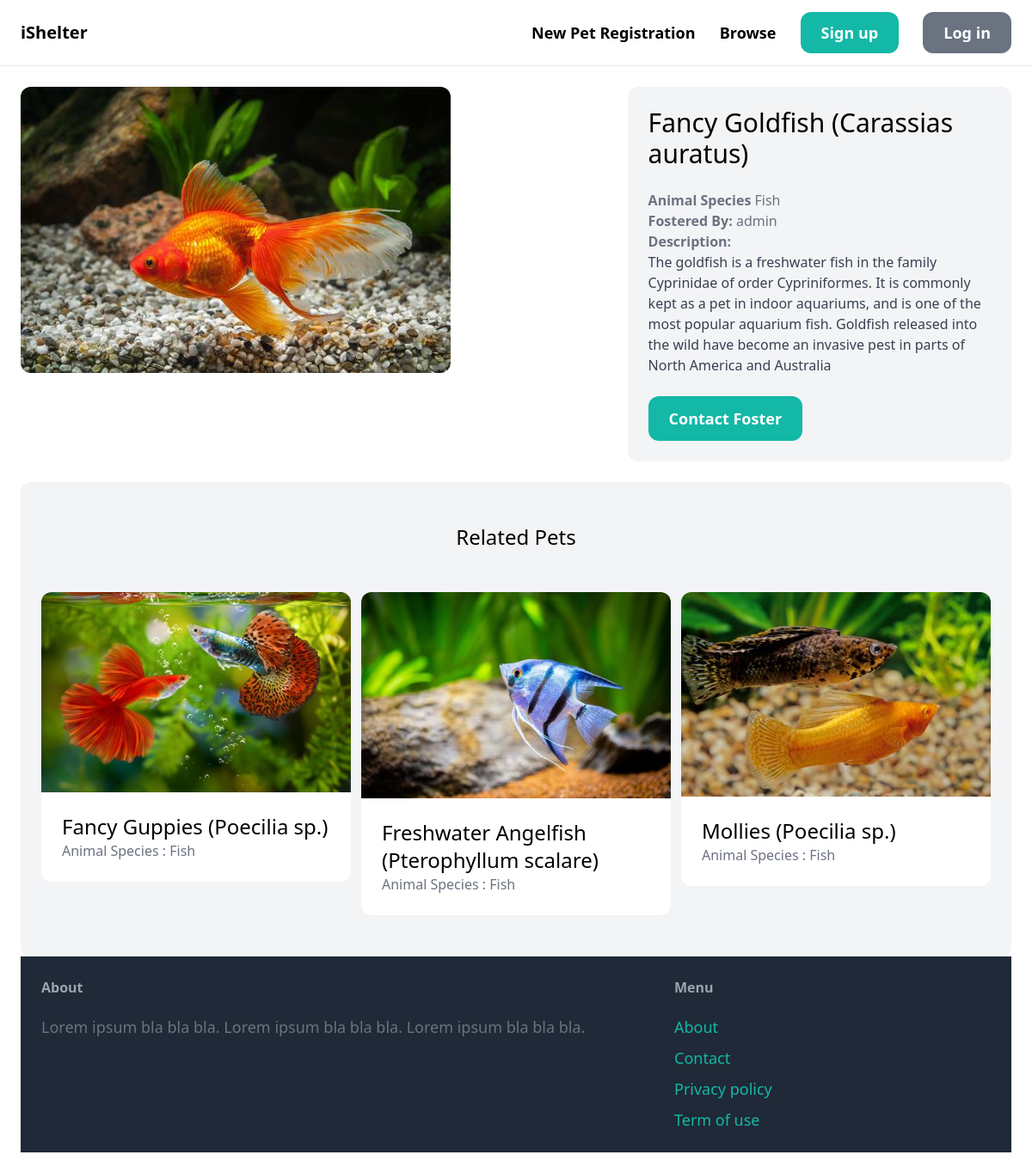
Page /items/33/ on the committed database.
### item/models.py (models this page shows, shortened)
class Item(models.Model):
    category = models.ForeignKey(Category, related_name='items', on_delete=models.CASCADE)
    name = models.CharField(max_length=255)
    description = models.TextField(blank=True, null=True)
    image = models.ImageField(upload_to='item_images', blank=True, null=True)
    is_adopt = models.BooleanField(default=False)
    fostered_by = models.ForeignKey(User, related_name='items',null=True, on_delete=models.CASCADE)
    fostered_at = models.DateTimeField(auto_now_add=True)
    class Meta:
            ordering = ('name',)
            verbose_name_plural = 'Items'

class Category(models.Model):
    name = models.CharField(max_length=255)
    class Meta:
            ordering = ('name',)
            verbose_name_plural = 'Categories'
    def __str__(self):
        return self.name

### item/views.py (the view)
# urls.py: path('<int:pk>/', views.detail, name='detail'),
def detail(request, pk):
    item = get_object_or_404(Item, pk=pk)
    related_items = Item.objects.filter(category=item.category, is_adopt=False).exclude(pk=pk)[0:3]
    return render(request, 'item/detail.html', {
        'item': item,
        'related_items': related_items
    })

### item/templates/item/detail.html (shortened to what this page needs)
{% extends 'core/base.html' %}
{% block content %}
<div class="grid grid-cols-5 gap-6">
    <div class="col-span-3">
        <img src="{{ item.image.url }}" class="rounded-xl">
    </div>
    <div class="col-span-2 p-6 bg-gray-100 rounded-xl">
        <h1 class="mb-6 text-3xl">{{ item.name }}</h1>
        <p class="text-gray-500"><strong>Animal Species </strong>{{ item.category }}</p>
        <p class="text-gray-500"><strong>Fostered By: </strong>{{ item.fostered_by.username }}</p>
        {% if item.description %}
        <p class="text-gray-700">
            <strong class="text-gray-500">Description:</strong><br>
            {{ item.description }}
        </p>
        {% endif %}
        {% if request.user == item.fostered_by %}
            <div class="mt-6 p-6 bg-white rounded-xl">
                <p>This is your Pet!</p>
                <a href="{% url 'item:delete' item.id %}" class="inline-block mt-6 px-6 py-3 text-lg font-semibold bg-teal-500 text-white rounded-xl">Guardian Till You Find a Home <3 </a>
            </div>
        {% else %}
            <a href="{% url 'conversation:new' item.id %}" class="inline-block mt-6 px-6 py-3 text-lg font-semibold bg-teal-500 text-white rounded-xl hover:bg-teal-700">Contact Foster</a>
        {% endif %}
    </div>
</div>
<div class="mt-6 px-6 py-12 bg-gray-100 rounded-xl">
    <h2 class="mb-12 text-2xl text-center">Related Pets</h2>
    <div class="grid grid-cols-3 gap-3">
        {% for item in related_items %}
            <div>
                <a href="{% url 'item:detail' item.id %}">
                    <div>
                        <img src="{{ item.image.url }}" class="rounded-t-xl">
                    </div>
                    <div class="p-6 bg-white rounded-b-xl">
                        <h2 class="text-2xl">{{ item.name }}</h2>
                        <p class="text-gray-500">Animal Species : {{ item.category }}</p>
                    </div>
                </a>
            </div>
        {% endfor %}
    </div>
{% endblock %}

### core/templates/core/base.html (shortened to what this page needs)
<!doctype html>
<html>
    <head>
        <script src="https://cdn.tailwindcss.com"></script>
    </head>
    <body>
        <nav class="py-6 px-6 flex justify-between items-center border-b border-gray-200">
            <a href="/" class="text-xl font-semibold">iShelter</a>
            <div class="space-x-6">
                <a href="{% url 'item:new' %}" class="text-lg font-semibold hover:text-gray-500">New Pet Registration</a>
                <a href="{% url 'item:items' %}" class="text-lg font-semibold hover:text-gray-500">Browse</a>
                {% if request.user.is_authenticated %}
                    <a href="{% url 'conversation:inbox' %}" class="px-6 py-3 text-lg font-semibold bg-teal-500 text-white rounded-xl hover:bg-teal-700">Inbox</a>
                    <a href="{% url 'dashboard:index' %}" class="px-6 py-3 text-lg font-semibold bg-gray-500 text-white rounded-xl hover:bg-gray-700">Dashboard</a>
                {% else %}
                    <a href="{% url 'core:signup' %}" class="px-6 py-3 text-lg font-semibold bg-teal-500 text-white rounded-xl hover:bg-teal-700">Sign up</a>
                    <a href="{% url 'core:login' %}" class="px-6 py-3 text-lg font-semibold bg-gray-500 text-white rounded-xl hover:bg-gray-700">Log in</a>
                {% endif %}
            </div>
        </nav>
        <div class="px-6 py-6">
            {% block content%}
            {% endblock %}
        </div>
        <footer class="py-6 px-6 flex justify-between bg-gray-800">
            <div class="w-2/3 pr-10">
                <h3 class="mb-5 font-semibold text-gray-400">About</h3>
                <p class="text-lg text-gray-500">Lorem ipsum bla bla bla. Lorem ipsum bla bla bla. Lorem ipsum bla bla bla.</p>
            </div>
            <div class="w-1/3">
                <h3 class="mb-5 font-semibold text-gray-400">Menu</h3>
                <ul class="space-y-2">
                    <li><a href="#" class="text-lg text-teal-500 hover:text-teal-700">About</a></li>
                    <li><a href="{% url 'core:contact' %}" class="text-lg text-teal-500 hover:text-teal-700">Contact</a></li>
                    <li><a href="#" class="text-lg text-teal-500 hover:text-teal-700">Privacy policy</a></li>
                    <li><a href="#" class="text-lg text-teal-500 hover:text-teal-700">Term of use</a></li>
                </ul>
            </div>
        </footer>
    </body>
</html>

### rows in the picture
Item: image (picture), name "Fancy Goldfish (Carassias auratus)", category "Fish", fostered_by.username "admin", description "The goldfish is a freshwater fish in the family Cyprinidae of order Cypriniformes. It is commonly kept as a pet in indoor aquariums, and is one of the most popular aquarium fish. Goldfish released into the wild have become an invasive pest in parts of North America and Australia"
Item: image (picture), name "Fancy Guppies (Poecilia sp.)", category "Fish"
Item: image (picture), name "Freshwater Angelfish (Pterophyllum scalare)", category "Fish"
Item: image (picture), name "Mollies (Poecilia sp.)", category "Fish"
